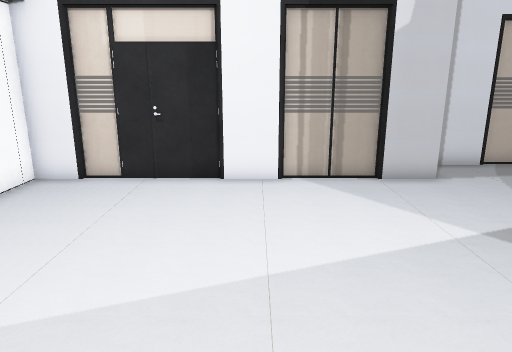
[1] (above)

16 first-person views from a walk through a scene from a Unity 3-D project. The camera is 1.5 m above the floor, tilts 14° down and sees 70° across. Doors are open. The floor is counted in squares, 0.5 m on a side. Each view is taken from the middle of a square. On the plan, view 1 faces up. The plan holds only what a view shows up to about 20 squares ahead; the rest is blank. The place goes on beyond the plan. The player is left out. Some surface patterns are stand-ins.

[2]
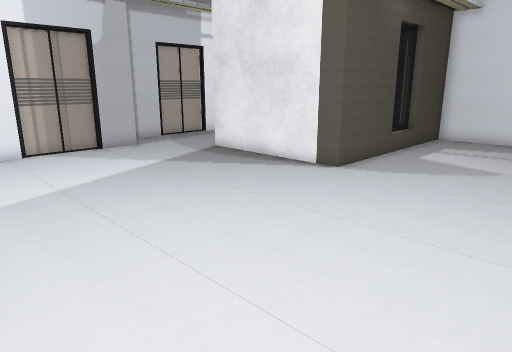

[3]
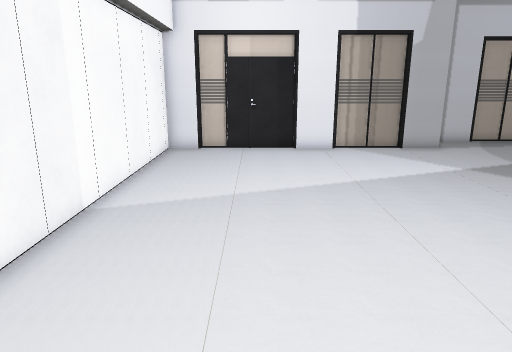

[4]
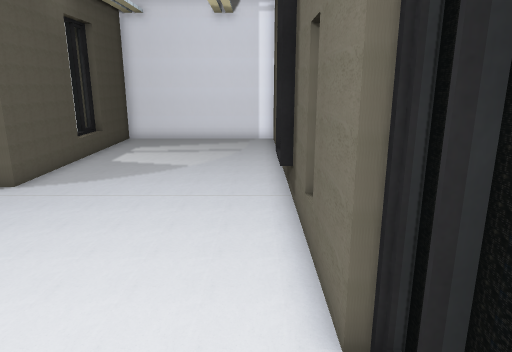

[5]
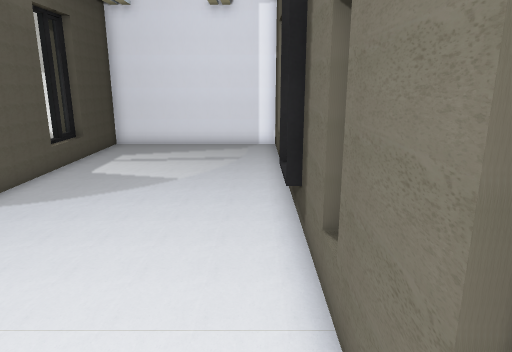

[6]
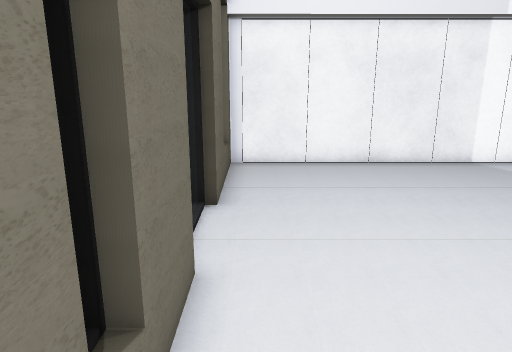

[7]
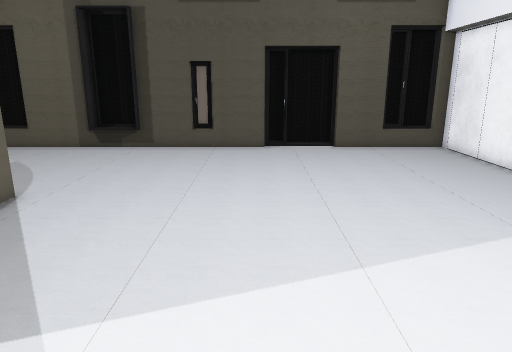

[8]
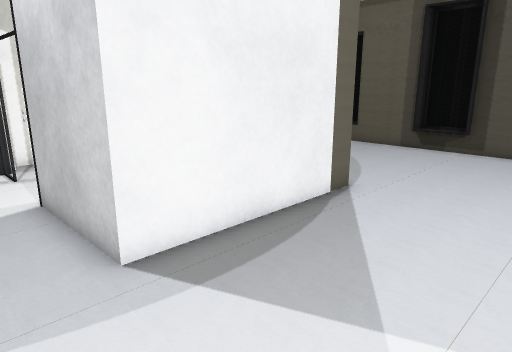

[9]
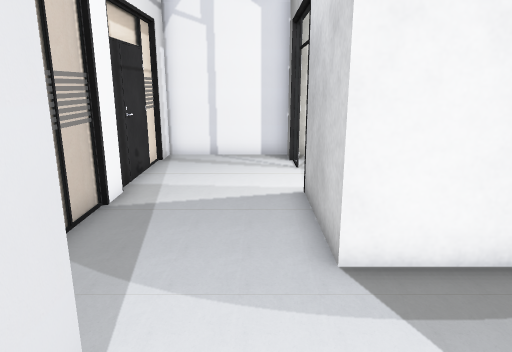

[10]
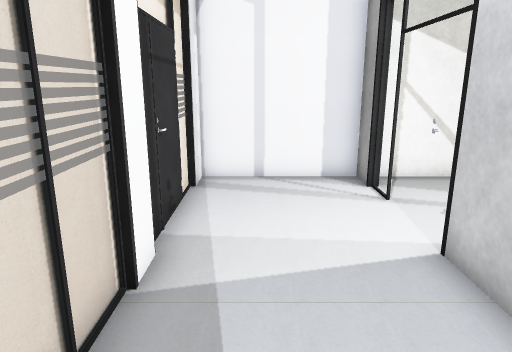

[11]
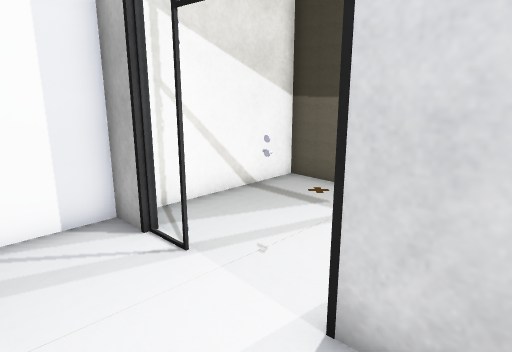

[12]
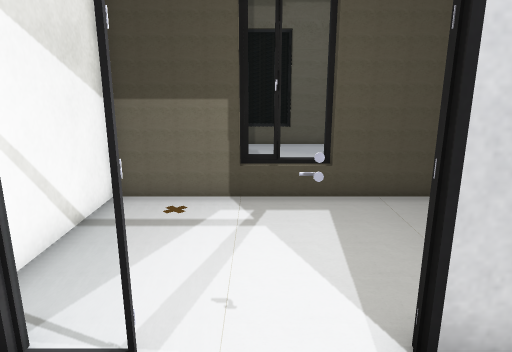

[13]
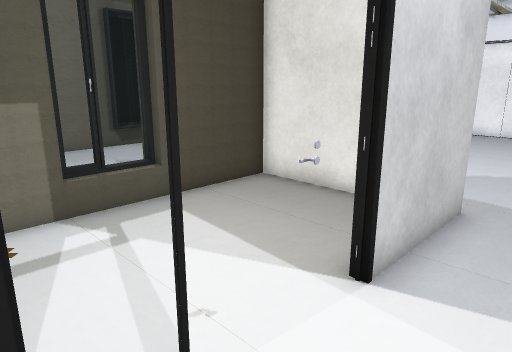

[14]
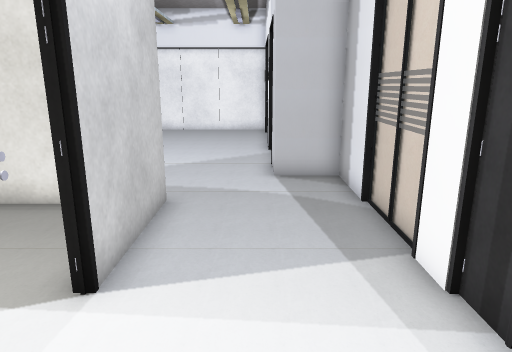

[15]
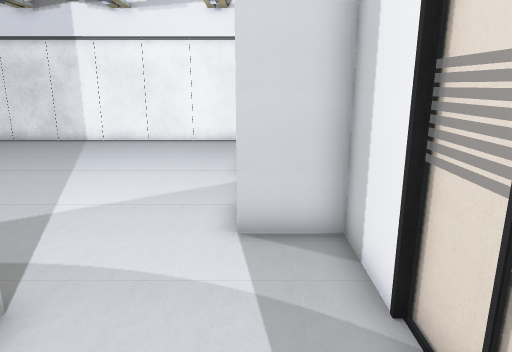

[16]
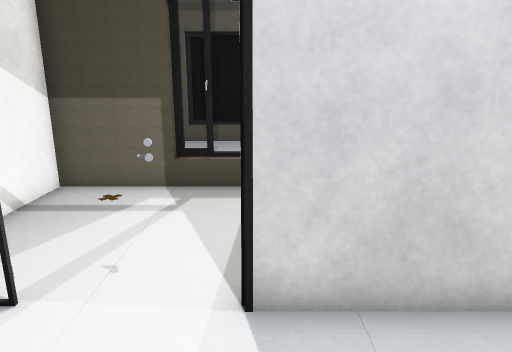

### Floor plan
Points are (right, up) in squares from view 1. A wall is a line through its corners. A room is listed if a view was taken in it or the views show most of it. See-through windows are left out.
Room 1 (views 1, 2, 3, 4, 5, 6, 7, 8, 9)
walls: (4.1, -7.3) (5.1, -7.3); (1.6, -7) (7.7, -7); (13.2, 1.3) (8.7, 1.3) (8.7, 8.6); (8, -7.7) (9.5, -7.7); (10, -7) (13.5, -7); (10, -7.6) (10, -6.6); (-1.9, -7.7) (1.6, -7.7); (5.9, 11.6) (3.9, 11.6); (4, 11.9) (0.9, 11.9); (1, 11.6) (-4.5, 11.6); (-4.2, -7) (-1.9, -7); (13.2, -7) (13.2, -7.7) (15.5, -7.7); (-5.2, -7.7) (-4.5, -7.7); (-4.3, 11.9) (-5.8, 11.9); (-6.7, -7.7) (-5.5, -7.7); (-5.5, 11.6) (-7.3, 11.6) (-7.3, -7); (15.8, -7.7) (16.7, -7.7) (16.7, -7) (19, -7) (19, 1.3) (15.4, 1.3) (15.4, 1.8)
ways out: opening at (7, 10.3) to room 2
Room 2 (views 10, 11, 12, 13, 14, 15, 16)
walls: (13.2, 13.8) (11.9, 13.8); (12, 14) (8.8, 14); (8.7, 8.6) (13.2, 8.6) (13.2, 8.2); (8.9, 13.8) (5.9, 13.8) (5.9, 11.6); (17.5, 8.6) (19, 8.6) (19, 13.8) (17.6, 13.8); (17.8, 14) (13.1, 14)
ways out: opening at (7, 10.3) to room 1; open door at (15, 8) to room 3
Room 3 (no view inside)
walls: (9, 6) (9, 2.3) (19, 2.3) (19, 8.1)
ways out: open door at (15, 8) to room 2

Positions as (right, up) in squares from view 1, and headings:
1: (0, 0), facing up
2: (-3, -6), facing up-right
3: (-3, -6), facing up
4: (-2, -6), facing right
5: (0, -6), facing right
6: (7, -6), facing left
7: (2, 11), facing down
8: (3, 11), facing down-right
9: (3, 10), facing right
10: (7, 12), facing right
11: (11, 12), facing down-right
12: (15, 12), facing down
13: (18, 11), facing down-left
14: (18, 11), facing left
15: (13, 12), facing left
16: (13, 13), facing down
